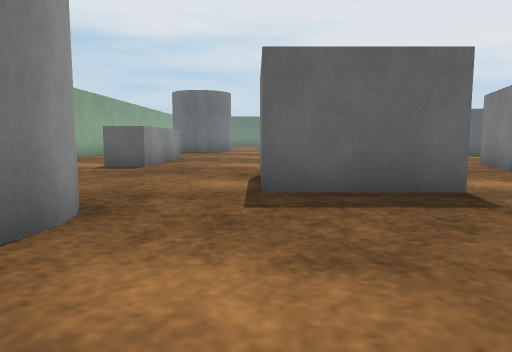
view 1 (above)

24 first-person views from a walk through a Gazebo world. The camera is 0.72 m above the floor, tilts 6° down and sees 70° across. The floor is counted in squares, 1 m on a side. Each view is taken from the middle of a square. On the plan, view 1 faces up. The plan holds only what a view shows up to about 11 squares ahead; the rest is blank. Surface patterns are stand-ins for the level's own textures.

view 2
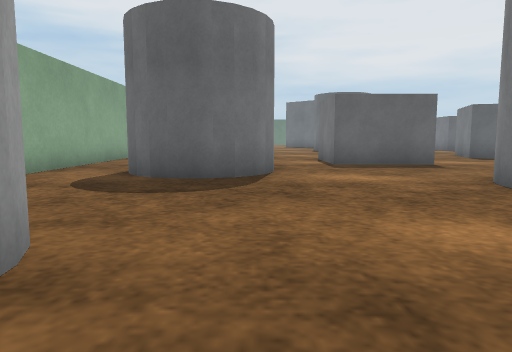

view 3
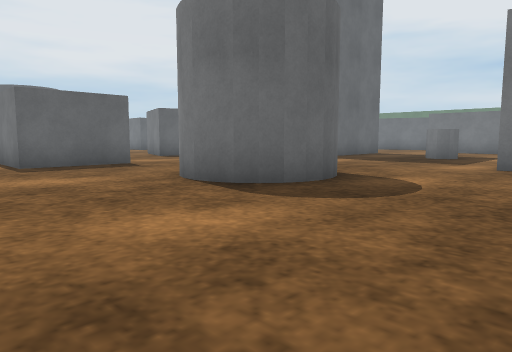

view 4
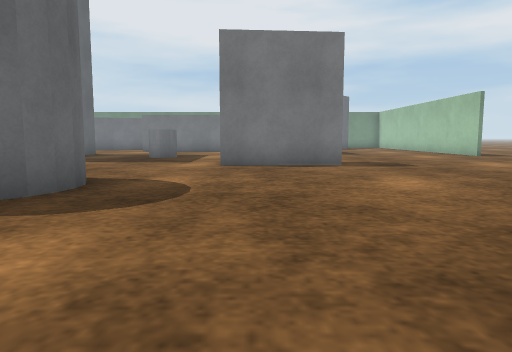

view 5
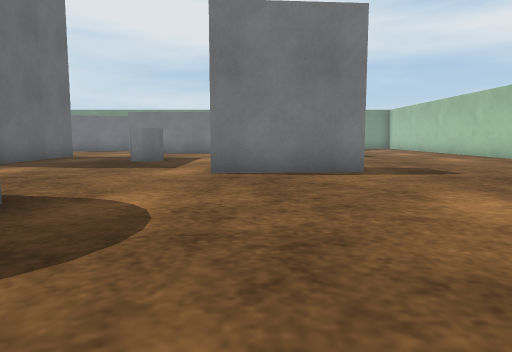

view 6
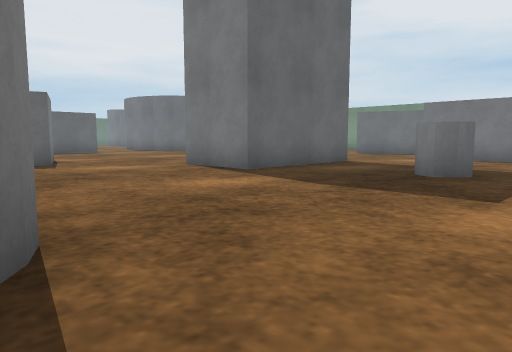

view 7
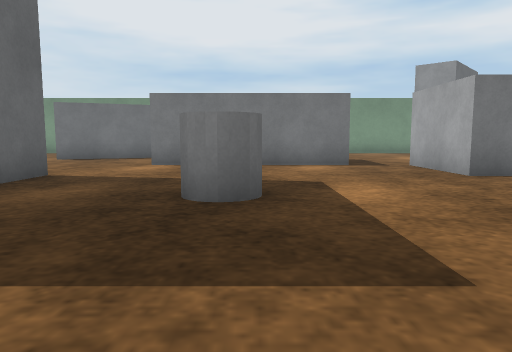

view 8
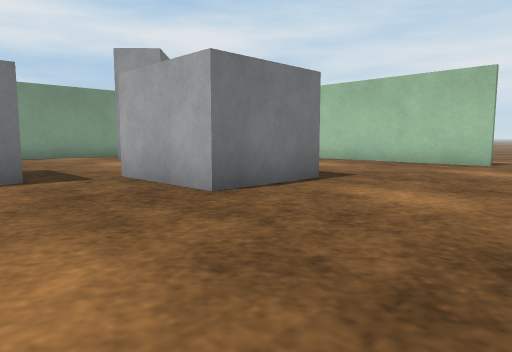

view 9
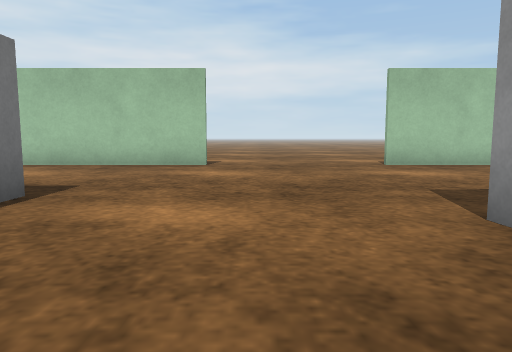

view 10
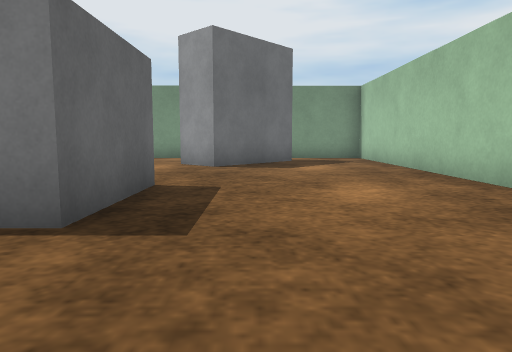

view 11
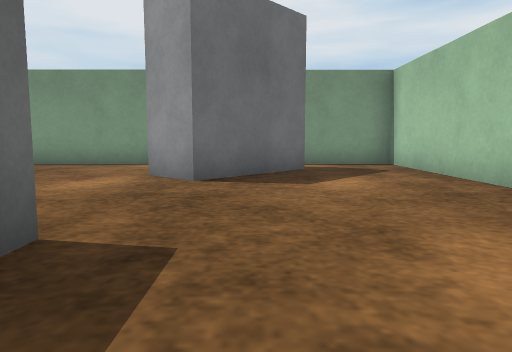

view 12
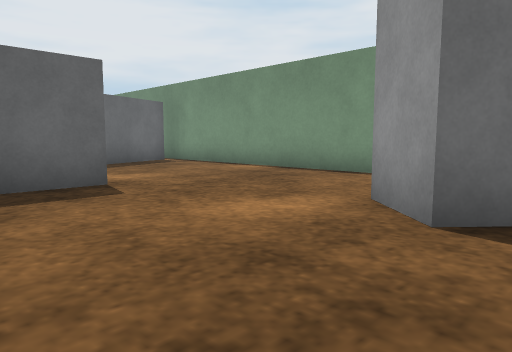

view 13
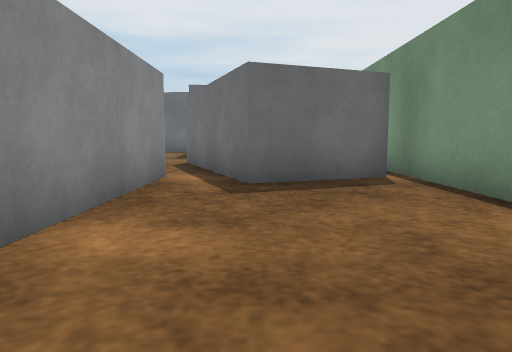

view 14
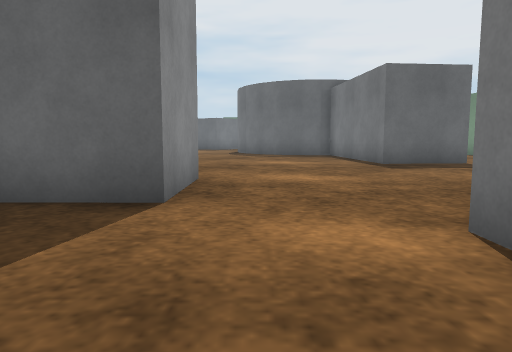

view 15
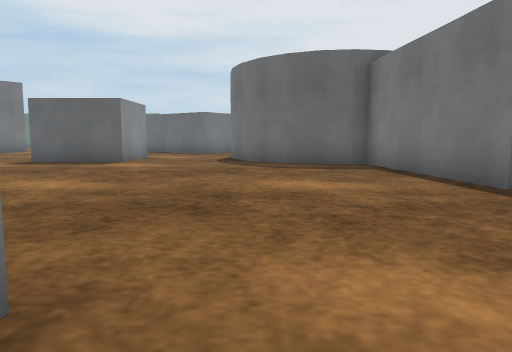

view 16
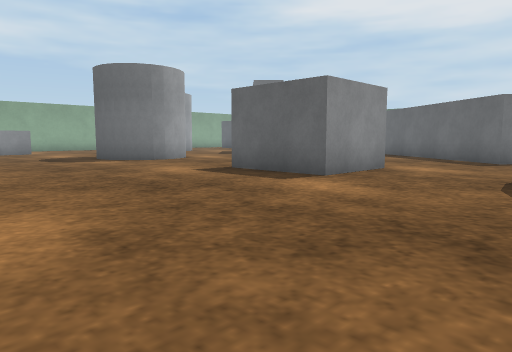

view 17
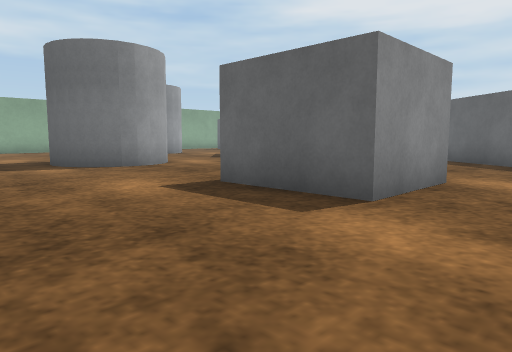

view 18
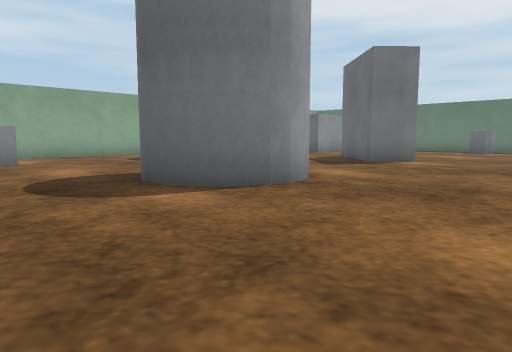

view 19
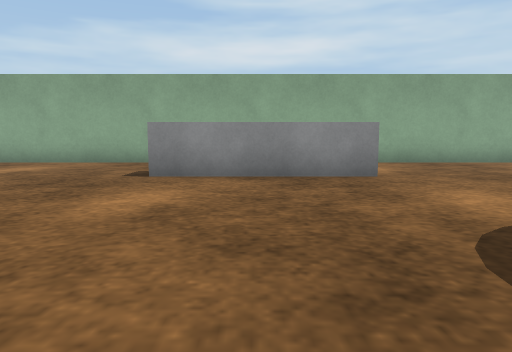

view 20
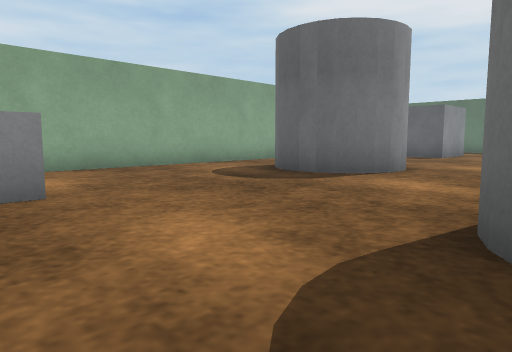

view 21
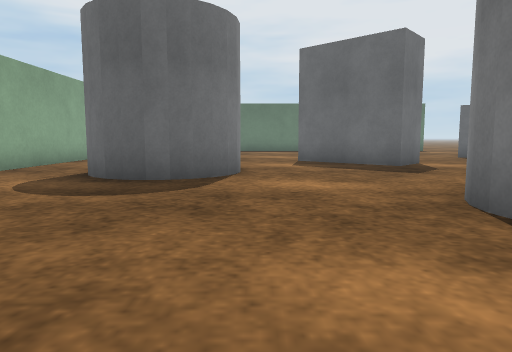

view 22
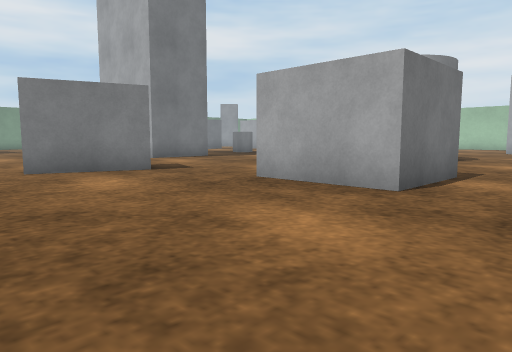

view 23
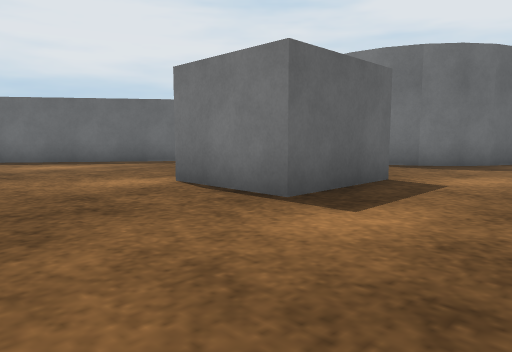

view 24
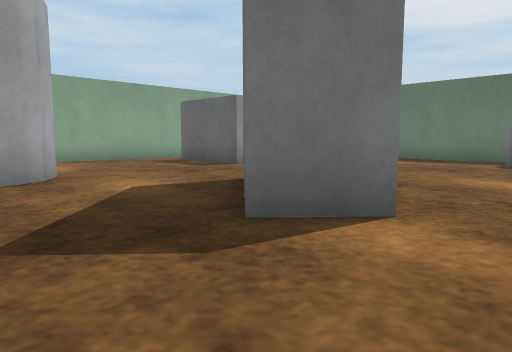

### Floor plan
Key: @ floor where view 1 was taken; # wall or solid block; . floor; B grey box; C grey cylinder.
Columns run from 7 left of view 1 to 24 right of it. Each row starts with its distance up from view 1.
 31          ##
 30         ..CC
 29         ...
 28         ...
 27          ...
 26    BB.   ...
 25    ....  ...  BB
 24   ......  .. ..BB
 23 #.......B  .....BB
 22 #........BB.......B
 21 #..  C....B........BB
 20 #..  C...............
 19 #..C C...............
 18 #...C............ ...
 17 #........ C.....B B..C
 16 #........C C....B B...C
 15 #.......CC C....BBB...CC
 14 #........CC.............CB
 13 #   B....................B
 12 #   B....................B
 11 #   B.....................B
 10 #  .B........B ...........B B
  9 #  .B........BB  .........BB.
  8 #............BB.   .........
  7 #......BBBB......   ........
  6 #......B   .......  .......
  5 #......BBBB......B   B....B
  4 #..  C...........B   B.....B
  3 #..C C..... .....BBBBB.....B   #
  2 #..CCC..... ............B B.B B#
  1  ........C  ............B B.BB.#
  0   .....@.C C......C.....B B....#
 -1   .......CCC......CC....B B....#
 -2     ....................B B....#
 -3    C...........B........BBB....#
 -4     ...........B ..............#
 -5      . ........B ....BBB.......#
 -6         .......BB....B  .......#
 -7          ............BBB....B.
 -8           .................BB
 -9             ................BB
-10              ................B.#
-11              ..................#
-12             ...................#
-13             ###.....############
-14                .....

Where each view was taken, in squares from view 1:
view 1: 0 up, 0 right, facing up
view 2: 5 down, 2 left, facing up
view 3: 5 down, 2 left, facing up-right
view 4: 4 down, 2 left, facing right
view 5: 4 down, 0 right, facing right
view 6: 3 down, 4 right, facing up-right
view 7: 1 down, 7 right, facing right
view 8: 2 down, 10 right, facing down-right
view 9: 3 down, 11 right, facing down
view 10: 9 down, 11 right, facing right
view 11: 9 down, 14 right, facing right
view 12: 9 down, 17 right, facing up-right
view 13: 5 down, 21 right, facing up
view 14: 1 down, 15 right, facing up
view 15: 4 up, 15 right, facing up
view 16: 9 up, 15 right, facing up-left
view 17: 11 up, 13 right, facing up-left
view 18: 11 up, 8 right, facing up-left
view 19: 11 up, 4 right, facing left
view 20: 12 up, 2 right, facing up-left
view 21: 12 up, 1 left, facing up
view 22: 12 up, 2 left, facing down-right
view 23: 12 up, 5 right, facing up-right
view 24: 19 up, 5 right, facing up-left
